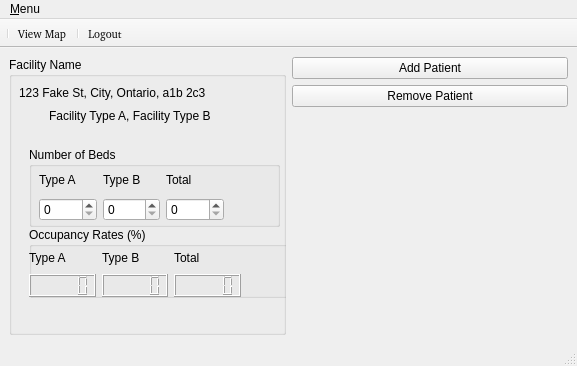
<?xml version="1.0" encoding="UTF-8"?>
<ui version="4.0">
 <class>ViewFacilityInfo</class>
 <widget class="QMainWindow" name="ViewFacilityInfo">
  <property name="geometry">
   <rect>
    <x>0</x>
    <y>0</y>
    <width>577</width>
    <height>366</height>
   </rect>
  </property>
  <property name="minimumSize">
   <size>
    <width>577</width>
    <height>366</height>
   </size>
  </property>
  <property name="windowTitle">
   <string>Facility Information</string>
  </property>
  <property name="toolButtonStyle">
   <enum>Qt::ToolButtonTextUnderIcon</enum>
  </property>
  <widget class="QWidget" name="centralwidget">
   <layout class="QHBoxLayout" name="horizontalLayout_2">
    <item>
     <layout class="QHBoxLayout" name="horizontalLayout">
      <item>
       <layout class="QVBoxLayout" name="verticalLayout_3">
        <property name="sizeConstraint">
         <enum>QLayout::SetDefaultConstraint</enum>
        </property>
        <item>
         <widget class="QGroupBox" name="groupBox">
          <property name="title">
           <string>Facility Name</string>
          </property>
          <widget class="QLabel" name="label">
           <property name="geometry">
            <rect>
             <x>10</x>
             <y>20</y>
             <width>231</width>
             <height>31</height>
            </rect>
           </property>
           <property name="text">
            <string>123 Fake St, City, Ontario, a1b 2c3</string>
           </property>
          </widget>
          <widget class="QLabel" name="label_2">
           <property name="geometry">
            <rect>
             <x>40</x>
             <y>50</y>
             <width>221</width>
             <height>17</height>
            </rect>
           </property>
           <property name="text">
            <string>Facility Type A, Facility Type B</string>
           </property>
          </widget>
          <widget class="QGroupBox" name="groupBox_2">
           <property name="geometry">
            <rect>
             <x>20</x>
             <y>90</y>
             <width>251</width>
             <height>80</height>
            </rect>
           </property>
           <property name="title">
            <string>Number of Beds</string>
           </property>
           <widget class="QWidget" name="">
            <property name="geometry">
             <rect>
              <x>10</x>
              <y>20</y>
              <width>185</width>
              <height>54</height>
             </rect>
            </property>
            <layout class="QHBoxLayout" name="horizontalLayout_3">
             <item>
              <layout class="QVBoxLayout" name="verticalLayout_5">
               <item>
                <widget class="QLabel" name="label_3">
                 <property name="text">
                  <string>Type A</string>
                 </property>
                </widget>
               </item>
               <item>
                <widget class="QSpinBox" name="spinBox_3"/>
               </item>
              </layout>
             </item>
             <item>
              <layout class="QVBoxLayout" name="verticalLayout">
               <item>
                <widget class="QLabel" name="label_4">
                 <property name="text">
                  <string>Type B</string>
                 </property>
                </widget>
               </item>
               <item>
                <widget class="QSpinBox" name="spinBox_2"/>
               </item>
              </layout>
             </item>
             <item>
              <layout class="QVBoxLayout" name="verticalLayout_2">
               <item>
                <widget class="QLabel" name="label_5">
                 <property name="text">
                  <string>Total</string>
                 </property>
                </widget>
               </item>
               <item>
                <widget class="QSpinBox" name="spinBox"/>
               </item>
              </layout>
             </item>
            </layout>
           </widget>
          </widget>
          <widget class="QGroupBox" name="groupBox_3">
           <property name="geometry">
            <rect>
             <x>20</x>
             <y>170</y>
             <width>261</width>
             <height>71</height>
            </rect>
           </property>
           <property name="title">
            <string>Occupancy Rates (%)</string>
           </property>
           <widget class="QWidget" name="">
            <property name="geometry">
             <rect>
              <x>0</x>
              <y>20</y>
              <width>212</width>
              <height>50</height>
             </rect>
            </property>
            <layout class="QHBoxLayout" name="horizontalLayout_4">
             <item>
              <layout class="QVBoxLayout" name="verticalLayout_6">
               <item>
                <widget class="QLabel" name="label_8">
                 <property name="text">
                  <string>Type A</string>
                 </property>
                </widget>
               </item>
               <item>
                <widget class="QLCDNumber" name="lcdNumber_4"/>
               </item>
              </layout>
             </item>
             <item>
              <layout class="QVBoxLayout" name="verticalLayout_7">
               <item>
                <widget class="QLabel" name="label_7">
                 <property name="text">
                  <string>Type B</string>
                 </property>
                </widget>
               </item>
               <item>
                <widget class="QLCDNumber" name="lcdNumber_5"/>
               </item>
              </layout>
             </item>
             <item>
              <layout class="QVBoxLayout" name="verticalLayout_8">
               <item>
                <widget class="QLabel" name="label_6">
                 <property name="text">
                  <string>Total</string>
                 </property>
                </widget>
               </item>
               <item>
                <widget class="QLCDNumber" name="lcdNumber_6"/>
               </item>
              </layout>
             </item>
            </layout>
           </widget>
          </widget>
         </widget>
        </item>
       </layout>
      </item>
      <item>
       <layout class="QVBoxLayout" name="verticalLayout_4">
        <item>
         <widget class="QPushButton" name="pushButton">
          <property name="text">
           <string>Add Patient</string>
          </property>
         </widget>
        </item>
        <item>
         <widget class="QPushButton" name="pushButton_2">
          <property name="text">
           <string>Remove Patient</string>
          </property>
         </widget>
        </item>
        <item>
         <spacer name="verticalSpacer">
          <property name="orientation">
           <enum>Qt::Vertical</enum>
          </property>
          <property name="sizeHint" stdset="0">
           <size>
            <width>20</width>
            <height>40</height>
           </size>
          </property>
         </spacer>
        </item>
       </layout>
      </item>
     </layout>
    </item>
   </layout>
  </widget>
  <widget class="QMenuBar" name="menubar">
   <property name="geometry">
    <rect>
     <x>0</x>
     <y>0</y>
     <width>577</width>
     <height>27</height>
    </rect>
   </property>
   <widget class="QMenu" name="menuMenu">
    <property name="title">
     <string>&amp;Menu</string>
    </property>
    <addaction name="actionAdd_Patient"/>
    <addaction name="actionRemove_Patient"/>
    <addaction name="separator"/>
    <addaction name="actionEdit_Beds"/>
    <addaction name="separator"/>
    <addaction name="actionView_Map"/>
    <addaction name="separator"/>
    <addaction name="actionLogout"/>
    <addaction name="actionExit"/>
   </widget>
   <addaction name="menuMenu"/>
  </widget>
  <widget class="QStatusBar" name="statusbar"/>
  <widget class="QToolBar" name="toolBar">
   <property name="windowTitle">
    <string>toolBar</string>
   </property>
   <property name="movable">
    <bool>false</bool>
   </property>
   <attribute name="toolBarArea">
    <enum>TopToolBarArea</enum>
   </attribute>
   <attribute name="toolBarBreak">
    <bool>false</bool>
   </attribute>
   <addaction name="separator"/>
   <addaction name="actionToolBarView_Map"/>
   <addaction name="separator"/>
   <addaction name="actionToolBarLogout"/>
  </widget>
  <action name="actionAdd_Patient">
   <property name="text">
    <string>&amp;Add Patient</string>
   </property>
  </action>
  <action name="actionRemove_Patient">
   <property name="text">
    <string>&amp;Remove Patient</string>
   </property>
  </action>
  <action name="actionEdit_Beds">
   <property name="text">
    <string>&amp;Edit Beds</string>
   </property>
  </action>
  <action name="actionView_Map">
   <property name="text">
    <string>&amp;View Map</string>
   </property>
  </action>
  <action name="actionLogout">
   <property name="text">
    <string>&amp;Logout</string>
   </property>
  </action>
  <action name="actionExit">
   <property name="text">
    <string>E&amp;xit</string>
   </property>
  </action>
  <action name="actionToolBarView_Map">
   <property name="icon">
    <iconset>
     <normalon>applications-internet-map-icon.png</normalon>
    </iconset>
   </property>
   <property name="text">
    <string>View Map</string>
   </property>
   <property name="font">
    <font>
     <family>Bitstream Charter</family>
     <pointsize>8</pointsize>
    </font>
   </property>
   <property name="iconVisibleInMenu">
    <bool>true</bool>
   </property>
  </action>
  <action name="actionToolBarLogout">
   <property name="icon">
    <iconset>
     <normalon>logout.png</normalon>
    </iconset>
   </property>
   <property name="text">
    <string>Logout</string>
   </property>
   <property name="font">
    <font>
     <family>Bitstream Charter</family>
     <pointsize>8</pointsize>
    </font>
   </property>
   <property name="iconVisibleInMenu">
    <bool>true</bool>
   </property>
  </action>
 </widget>
 <resources/>
 <connections/>
</ui>
